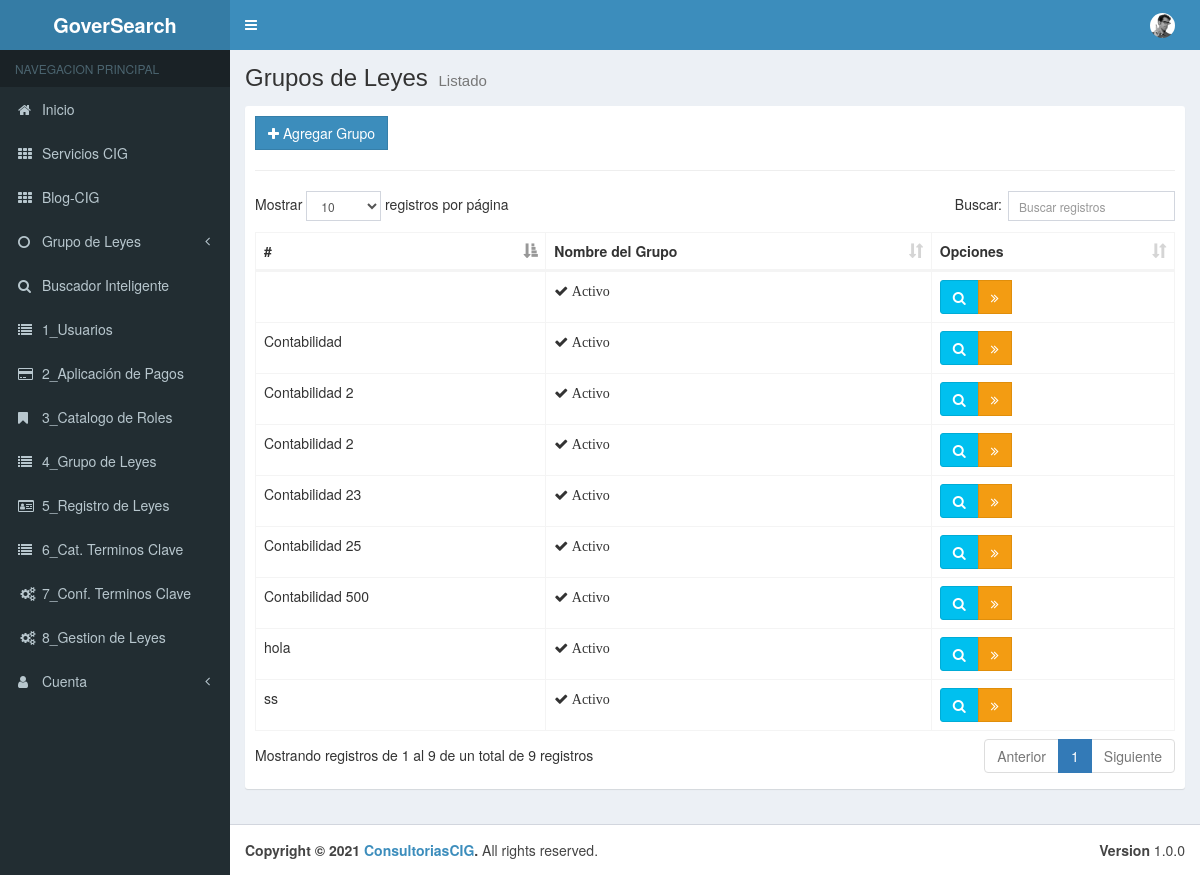
Page /Menu/cGrupo_Leyes on the earlier database version.
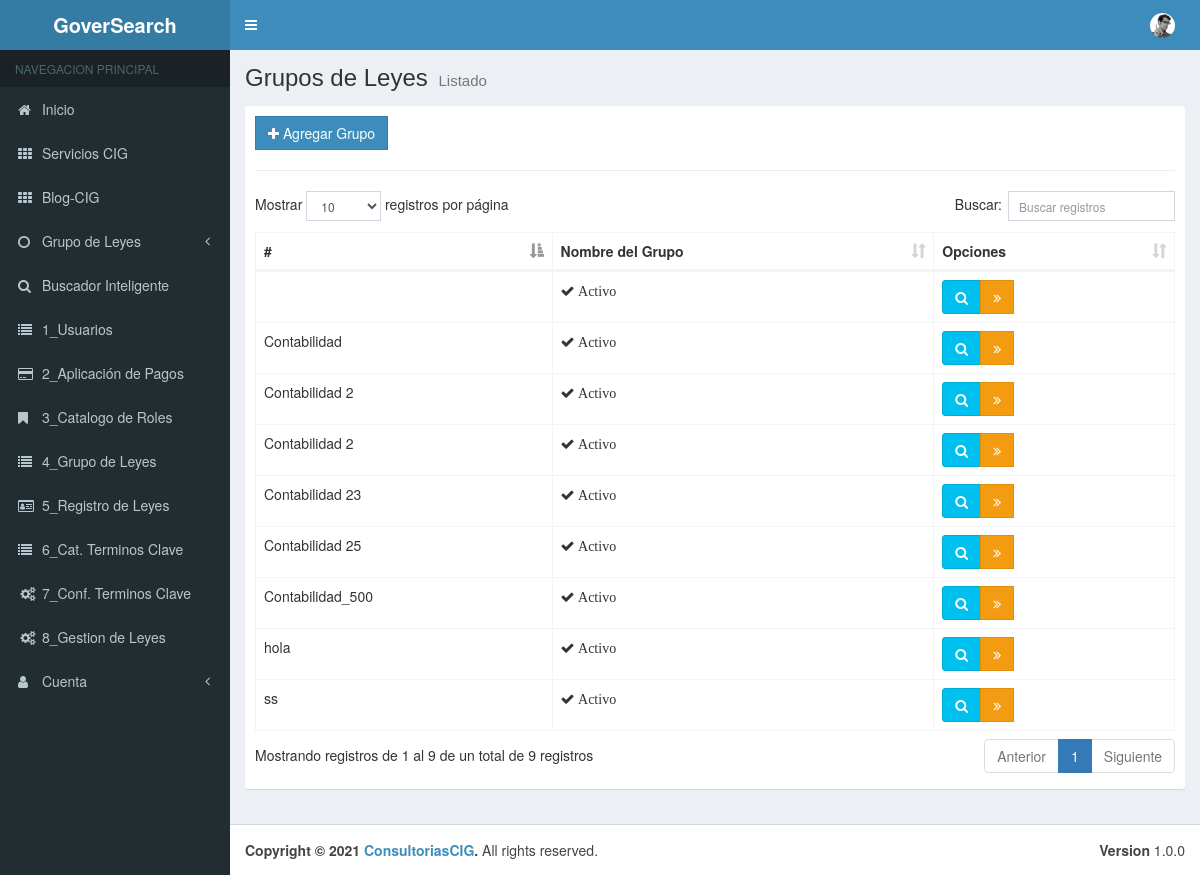
Same page on the later database version.
### tables this page shows
CREATE TABLE `tbl_gpo_leyes` (
  `pk_Gpo_Ley` int(11) NOT NULL,
  `Nombre_de_Grupo` varchar(50) NOT NULL,
  `Estado` bit(1) NOT NULL
);

### application/controllers/Menu/cGrupo_Leyes.php (called while the page is built, shortened)
<?php
class cGrupo_Leyes extends CI_Controller {
	public function __construct(){
		$this->load->library('export_excel');
		$this->load->model("Grupo_Leyes_Model");
		$this->load->model("Reg_Leyes_Model");
	}
	public function index()
	{
		$aside = array(
			'cGrupos' => $this->Grupo_Leyes_Model->getGrupo_Model()
		);
			$data = array(
				'gpleyes' =>$this->Grupo_Leyes_Model->getGrupo_Model()
		);
		$this->load->view("layouts/header");
		$this->load->view("layouts/aside", $aside);
		$this->load->view("admin/Menu/vGrupo_Leyes/list", $data);
		$this->load->view("layouts/footer");
	}
}

### index.php (called while the page is built, shortened)
<?php
require_once BASEPATH.'core/CodeIgniter.php';

### application/models/Grupo_Leyes_Model.php (called while the page is built, shortened)
<?php
class Grupo_Leyes_Model extends CI_Model {
    public function getGrupo_Model(){
        $this->db->where("Estado","1");
        $resultados = $this->db->get("tbl_gpo_leyes");
        return $resultados->result();
    }
}

### application/views/admin/Menu/vGrupo_Leyes/list.php (shortened to what the changed rows need)
<div class="content-wrapper">
    <section class="content-header">
        <h1>
        Grupos de Leyes
        <small>Listado</small>
        </h1>
    </section>
    <section class="content">
        <div class="box box-solid">
            <div class="box-body">
                <div class="row">
                    <div class="col-md-12">
                        <table id="example1" class="table table-bordered table-hover">
                            <thead>
                            <tr>
                                <th>#</th>
                                <th>Nombre del Grupo</th>
                                <th>Opciones</th>
                                </tr>
                            </thead>
                            <tbody>
                                <?php if(!empty($gpleyes)):?>
                                    <?php foreach($gpleyes as $gpley):?>
                                        <tr>
                                            <td><?php echo $gpley->Nombre_de_Grupo;?></td>
                                            <td>
                                                <?php if($gpley->Estado == 0): ?>
                                                    <span class="fa fa-times"> Inactivo</span>
                                                <?php else:?>
                                                    <span class="fa fa-check"> Activo</span>
                                                <?php endif;?>
                                            </td>
                                            <td>
                                                <div class="btn-group">
                                                    <button type="button" class="btn btn-info btn-view-grupos" data-toggle="modal" data-target="#modal-default" value="<?php echo $dataClave;?>">
                                                        <span class="fa fa-search"></span>
                                                    </button>
                                                    <a href="#" class="btn btn-warning btn-flat"><span class="fa fa-angle-double-right "></span></a>
                                                </div>
                                            </td>
                                        </tr>
                                    <?php endforeach;?>
                                <?php endif;?>
                            </tbody>
                        </table>
                    </div>
                </div>
            </div>
        </div>
    </section>
</div>

Differences in the rows shown:
changed tbl_gpo_leyes: Nombre_de_Grupo "Contabilidad 500" → "Contabilidad_500"
